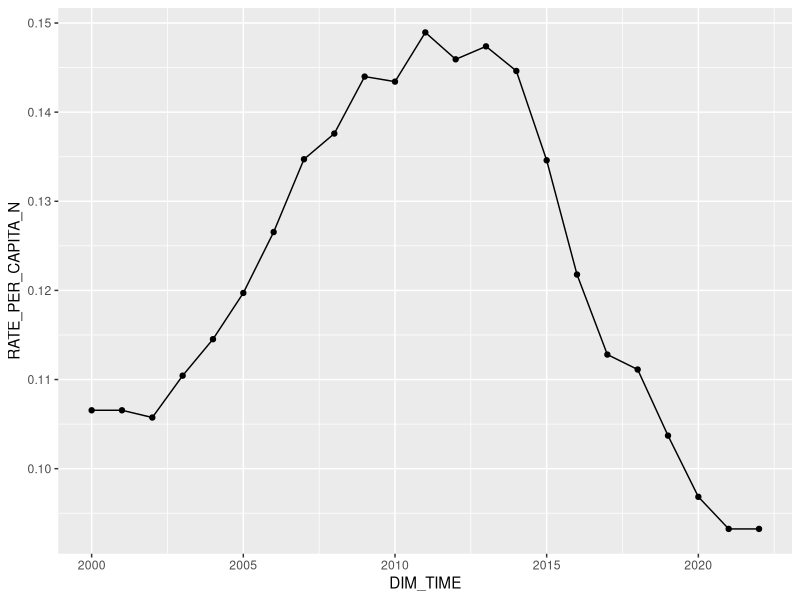
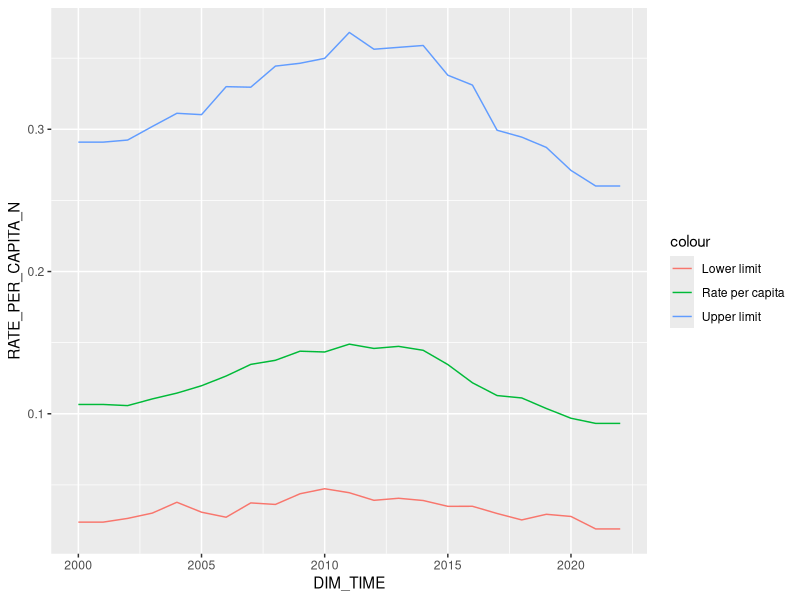
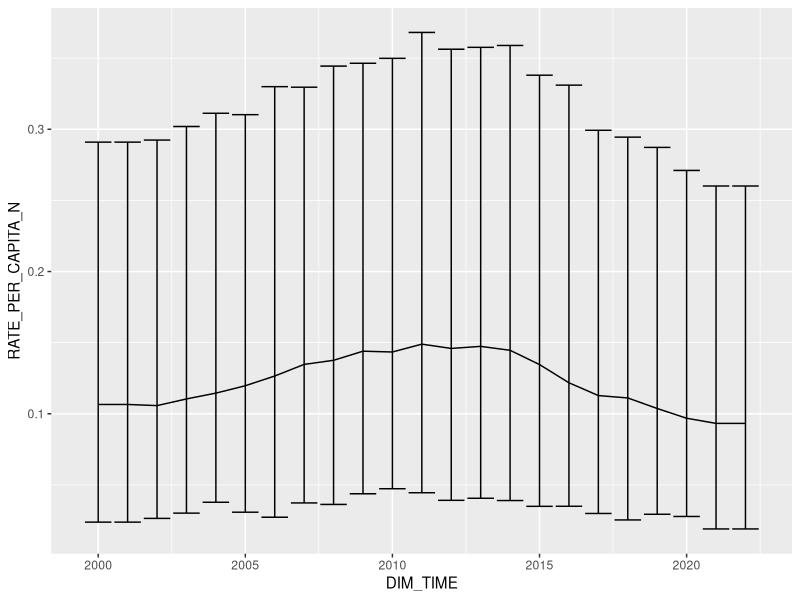
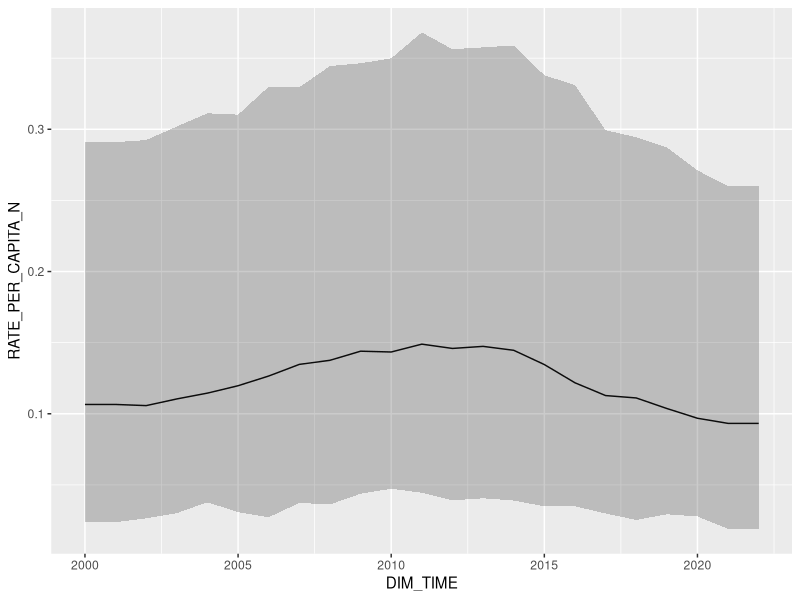

Here is the R script that generated these plots, in order:
## ---- chunk 1
knitr::opts_chunk$set(echo = TRUE)
library(dplyr)
library(ggplot2)
## ---- chunk 2
alcohol_country <- read.csv("alcohol_country.csv")
## ---- chunk 3
country <- unique(alcohol_country$GEO_NAME_SHORT)[[sample(1:length(unique(alcohol_country$GEO_NAME_SHORT)), 1)]]
filter(alcohol_country, GEO_NAME_SHORT == country)
print(country)
## ---- chunk 4
alcohol_country %>% 
  filter(alcohol_country$GEO_NAME_SHORT == country) %>%
  ggplot(aes(x=DIM_TIME, y=RATE_PER_CAPITA_N)) +
    geom_line() +
    geom_point()
## ---- chunk 5
alcohol_country %>% 
  filter(alcohol_country$GEO_NAME_SHORT == country) %>%
  ggplot(aes(x=DIM_TIME)) +
    geom_line(aes(y = RATE_PER_CAPITA_N, colour = "Rate per capita")) +
    geom_line(aes(y = RATE_PER_CAPITA_NL, colour = "Lower limit")) +
    geom_line(aes(y = RATE_PER_CAPITA_NU, colour = "Upper limit"))
## ---- chunk 6
alcohol_country %>% 
  filter(alcohol_country$GEO_NAME_SHORT == country) %>%
  ggplot(aes(x=DIM_TIME)) +
  geom_line(aes(y = RATE_PER_CAPITA_N)) +
  geom_errorbar(aes(ymin = RATE_PER_CAPITA_NL, ymax = RATE_PER_CAPITA_NU))
  
## ---- chunk 7
alcohol_country %>% 
  filter(alcohol_country$GEO_NAME_SHORT == country) %>%
  ggplot(aes(x=DIM_TIME, y = RATE_PER_CAPITA_N, ymin = RATE_PER_CAPITA_NL, ymax = RATE_PER_CAPITA_NU)) +
  geom_line() +
  geom_ribbon(alpha = 0.25)
